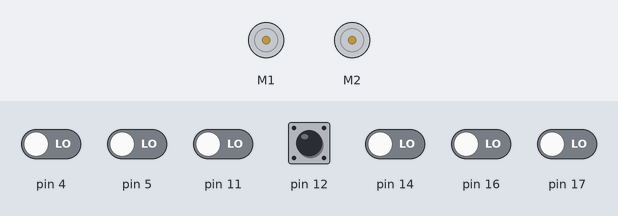
A sketch run on a simulated Arduino Uno, built with avr-gcc and run on an emulated ATmega328P. On the bench: 2 × DC motor (green arrow = forward, orange = backward, longer = faster). Inputs (shaded band) come from the test bench; at power-on: pin 12 HIGH, pin 4, pin 5, pin 11, pin 14, pin 16, pin 17 LOW.

Above: at 0.8 s.
0.9 s: pin 12 pulled LOW for 0.15 s
At 1.6 s:
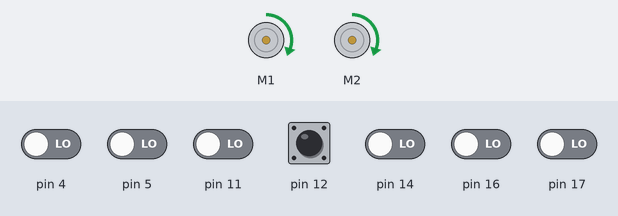
2.5 s: pin 4 driven HIGH
At 2.85 s:
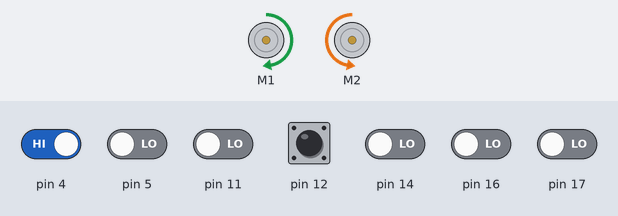
5.5 s: pin 4 driven LOW
At 6.3 s:
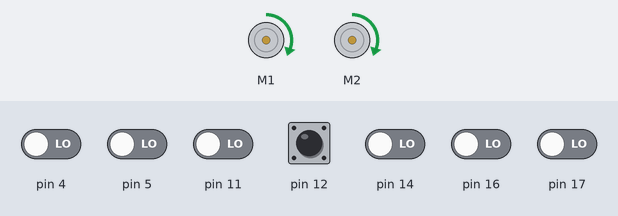
7.0 s: pin 5 driven HIGH
At 7.35 s:
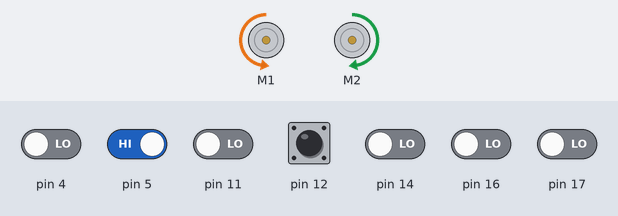
10.0 s: pin 5 driven LOW
At 10.9 s:
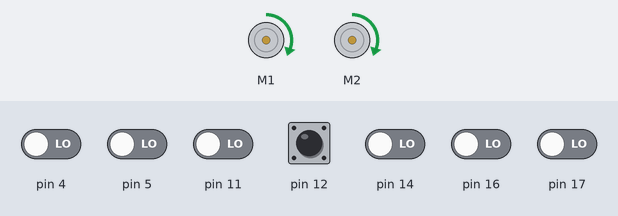
Timing chart, 0 to 12.5 s (numbered marks = the images above; inputs shaded):
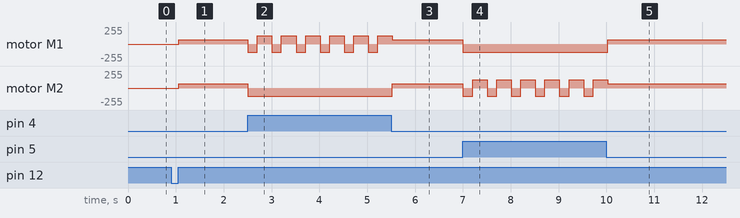

The sketch:

PLab-ZumoBorderDetectTurn.ino
```cpp
/*
Drive forward and turn left or right when border is detected
  - Only reflectionsensor 0 and 5 are used.
*/
#include <ZumoMotors.h>
#include <Pushbutton.h>
#include <QTRSensors.h>
#include <ZumoReflectanceSensorArray.h>

#define LED 13

// this might need to be tuned for different lighting conditions, surfaces, etc.
#define QTR_THRESHOLD  1800 //

// these might need to be tuned for different motor types
#define REVERSE_SPEED     200 // 0 is stopped, 400 is full speed
#define TURN_SPEED        200
#define FORWARD_SPEED     100
#define REVERSE_DURATION  200 // ms
#define TURN_DURATION     300 // ms

ZumoMotors motors;
Pushbutton button(ZUMO_BUTTON); // pushbutton on pin 12

#define NUM_SENSORS 6
unsigned int sensor_values[NUM_SENSORS];

ZumoReflectanceSensorArray sensors;


void setup()
{
   sensors.init();
   button.waitForButton();
}

void loop()
{
  sensors.read(sensor_values);

  if (sensor_values[0] > QTR_THRESHOLD)
  {
    // if leftmost sensor detects line, reverse and turn to the right
    motors.setSpeeds(-REVERSE_SPEED, -REVERSE_SPEED);
    delay(REVERSE_DURATION);
    motors.setSpeeds(TURN_SPEED, -TURN_SPEED);
    delay(TURN_DURATION);
    motors.setSpeeds(FORWARD_SPEED, FORWARD_SPEED);
  }
  else if (sensor_values[5] > QTR_THRESHOLD)
  {
    // if rightmost sensor detects line, reverse and turn to the left
    motors.setSpeeds(-REVERSE_SPEED, -REVERSE_SPEED);
    delay(REVERSE_DURATION);
    motors.setSpeeds(-TURN_SPEED, TURN_SPEED);
    delay(TURN_DURATION);
    motors.setSpeeds(FORWARD_SPEED, FORWARD_SPEED);
  }
  else
  {
    // otherwise, go straight
    motors.setSpeeds(FORWARD_SPEED, FORWARD_SPEED);
  }
}
```

Measured:
- after the input at 0.9 s, motor M1, motor M2: stopped → forward 63/255 after 0.16 s
- after the input at 2.5 s, motor M1: alternates forward 127/255 for 0.30 s and backward 127/255 for 0.20 s, starting at once; motor M2: forward 63/255 → backward 127/255 at once
- after the input at 5.5 s, motor M2: backward 127/255 → forward 63/255 at once
- after the input at 7.0 s, motor M1: forward 63/255 → backward 127/255 at once; motor M2: alternates forward 127/255 for 0.30 s and backward 127/255 for 0.20 s, starting at once
- after the input at 10.0 s, motor M1: backward 127/255 → forward 63/255 at once
